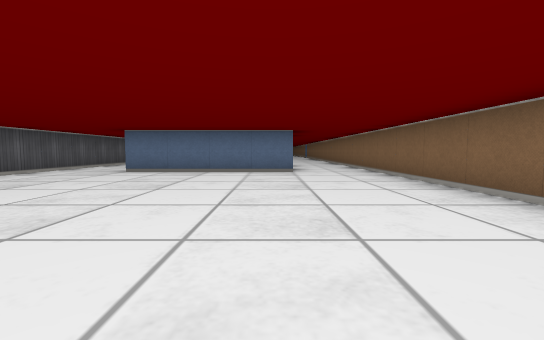
[1] (above)

24 first-person views from a walk through a cub3D ray-caster map. The camera is about half as high as the walls, tilts 4° down and sees 90° across. The floor is counted in squares. Each view is taken from the middle of a square. On the plan, view 1 faces up. The plan holds only what a view shows up to about 9 squares ahead; the rest is blank. The place goes on beyond the plan.

[2]
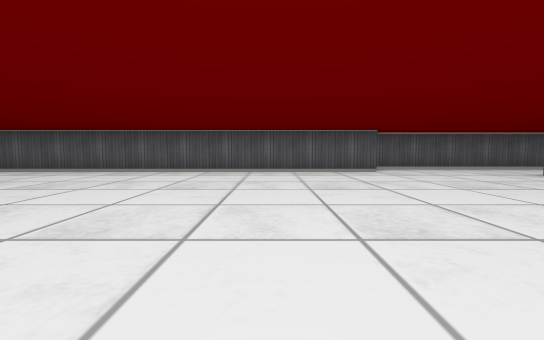

[3]
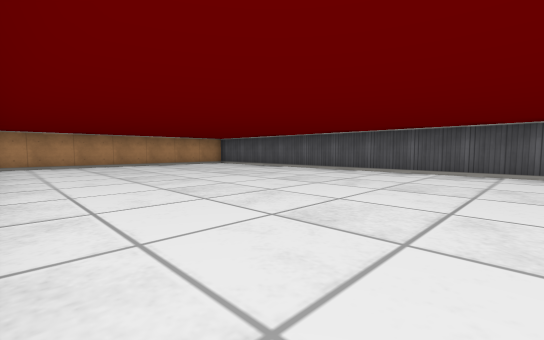

[4]
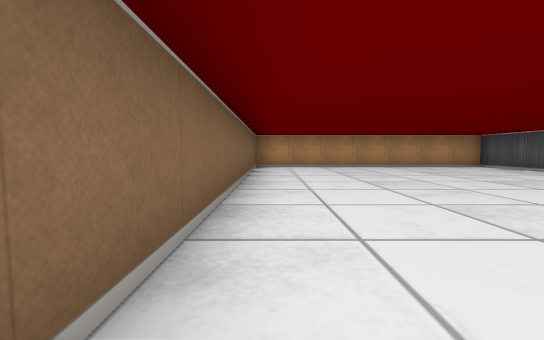

[5]
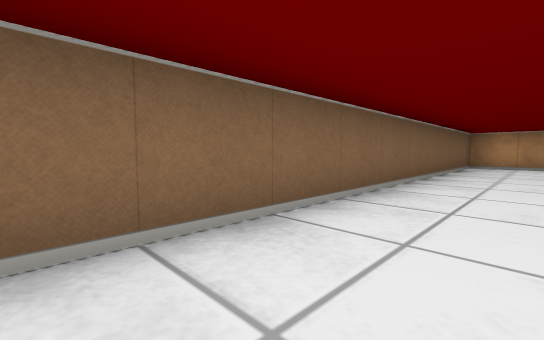

[6]
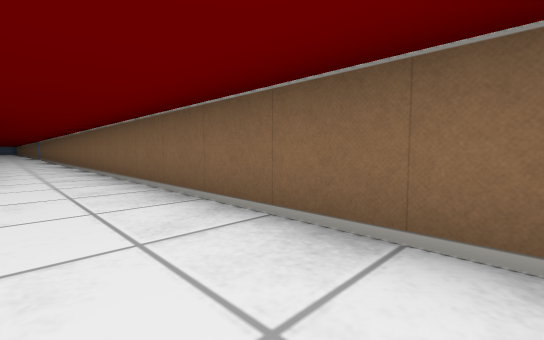

[7]
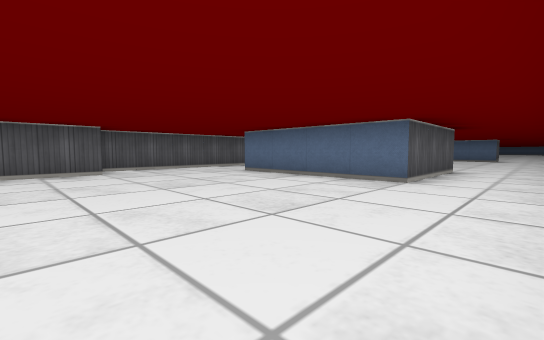

[8]
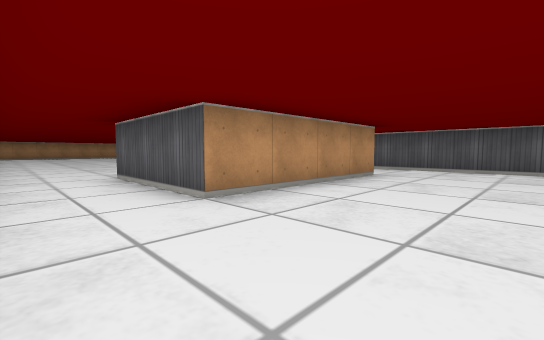

[9]
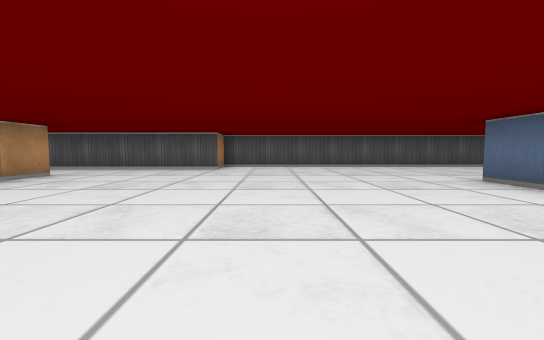

[10]
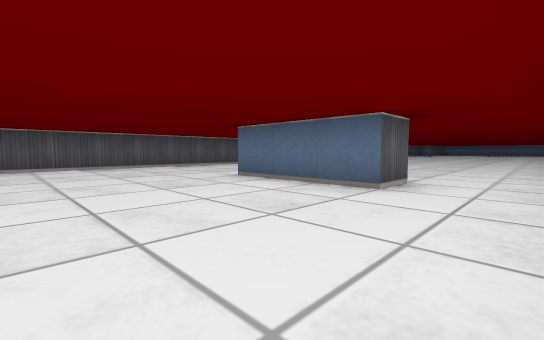

[11]
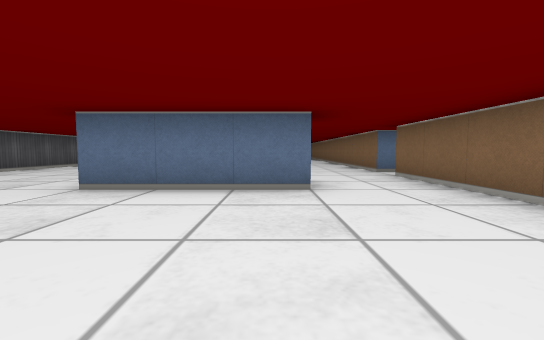

[12]
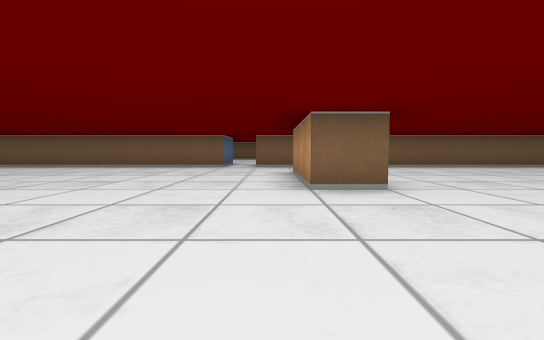

[13]
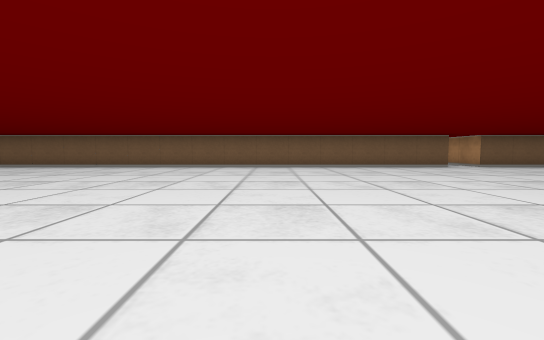

[14]
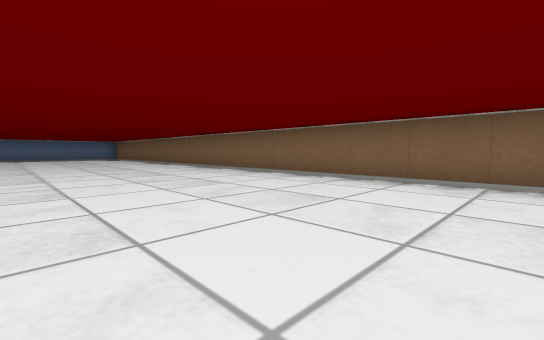

[15]
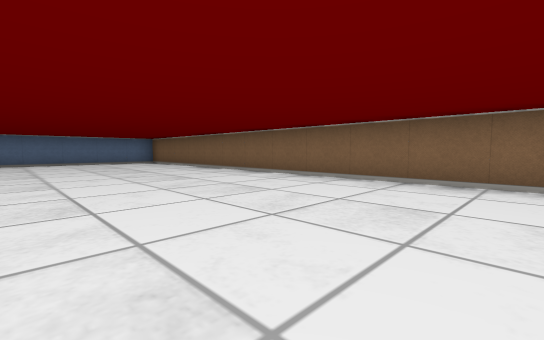

[16]
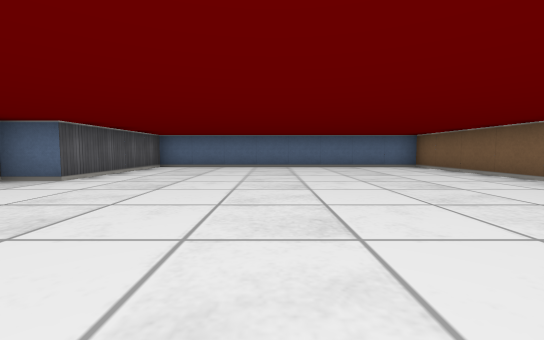

[17]
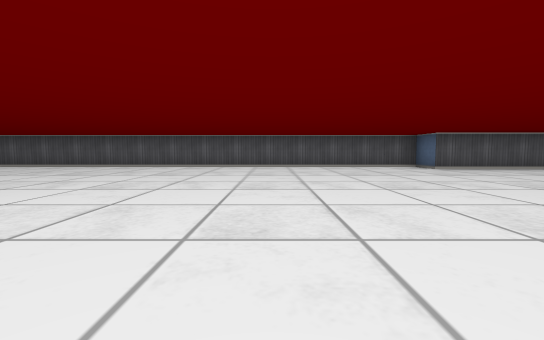

[18]
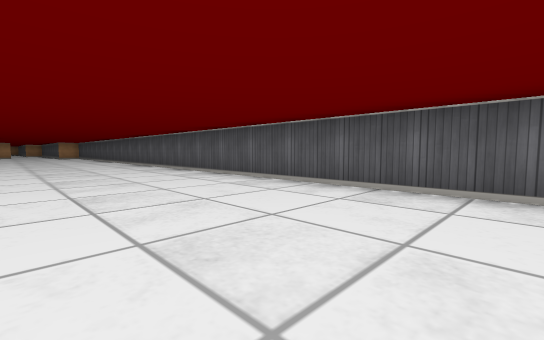

[19]
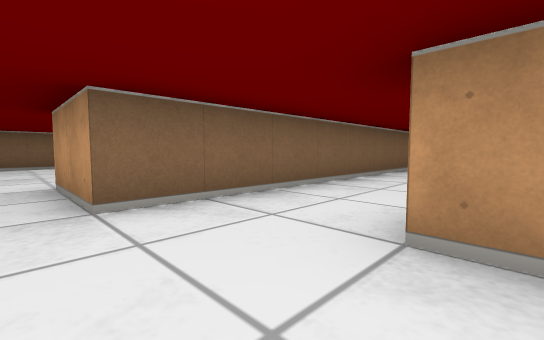

[20]
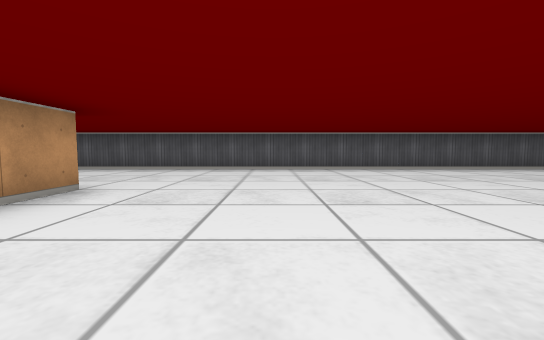

[21]
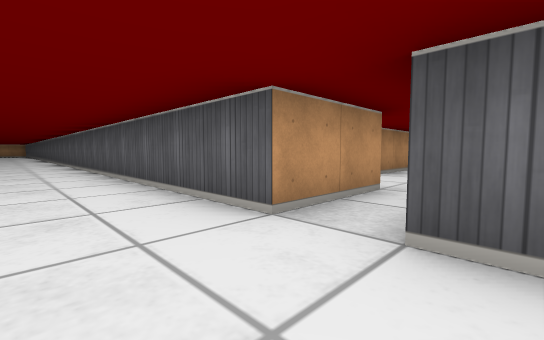

[22]
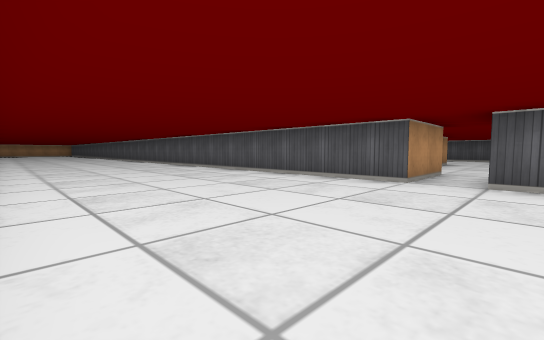

[23]
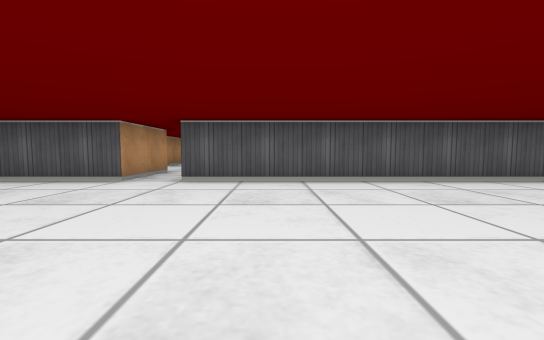

[24]
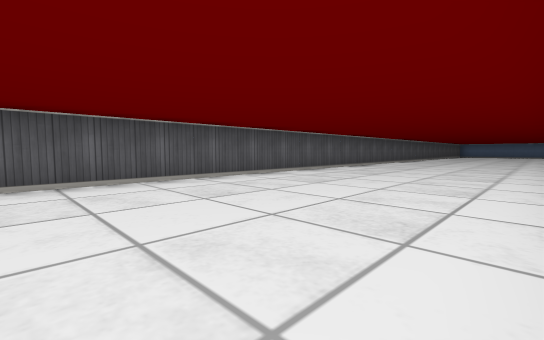

### Floor plan
Ten units are one square. View 1 is at (0, 0); x grows to the right and y downward. Boxes are objects, and circles mark ways between rooms. Rooms are numbered by the first view taken in them; rooms with no view inside come last. Other rooms are left out.
<svg viewBox="-70 -470 170 560">
<path fill="none" stroke="#000" d="M-45 -36 -45 85 25 85 25 -95M5 -95 5 -65 -35 -65M-55 -105 -55 -36M30 -205 25 -205 25 -465 -55 -465 -55 -425 -65 -425 -65 -125 -55 -125 -55 -105M-25 -185 5 -185 5 -175 -25 -175 -25 -185M-36 -95 5 -95M25 -95 25 -195 45 -195M95 -189 95 -200M45 -195 45 -98M45 -304 45 -205"/>
<circle cx="-45" cy="-105" r="3" fill="#2a7"/>
<circle cx="15" cy="-100" r="3" fill="#2a7"/>
<circle cx="35" cy="-200" r="3" fill="#2a7"/>
<text x="-10" y="0">1</text>
<text x="-20" y="-280">2</text>
<text x="70" y="-190">3</text>
</svg>
Room 1 opens to room 2. Room 2 opens to room 3.

Where each view was taken, in squares from view 1:
view 1: 0 up, 0 right, facing up
view 2: 1 up, 2 right, facing left
view 3: 1 up, 2 right, facing down-left
view 4: 0 up, 2 right, facing down
view 5: 1 up, 1 right, facing down-right
view 6: 1 up, 1 right, facing up-right
view 7: 2 up, 2 right, facing up-left
view 8: 12 up, 2 right, facing down-left
view 9: 14 up, 2 right, facing left
view 10: 14 up, 2 right, facing up-left
view 11: 14 up, 0 right, facing up
view 12: 19 up, 6 left, facing right
view 13: 26 up, 6 left, facing right
view 14: 30 up, 2 left, facing up-right
view 15: 35 up, 2 left, facing up-right
view 16: 38 up, 2 left, facing up
view 17: 38 up, 2 right, facing left
view 18: 33 up, 3 left, facing down-left
view 19: 20 up, 0 right, facing down-right
view 20: 21 up, 1 right, facing left
view 21: 21 up, 6 right, facing down-left
view 22: 21 up, 9 right, facing down-left
view 23: 22 up, 9 right, facing left
view 24: 22 up, 9 right, facing up-left
